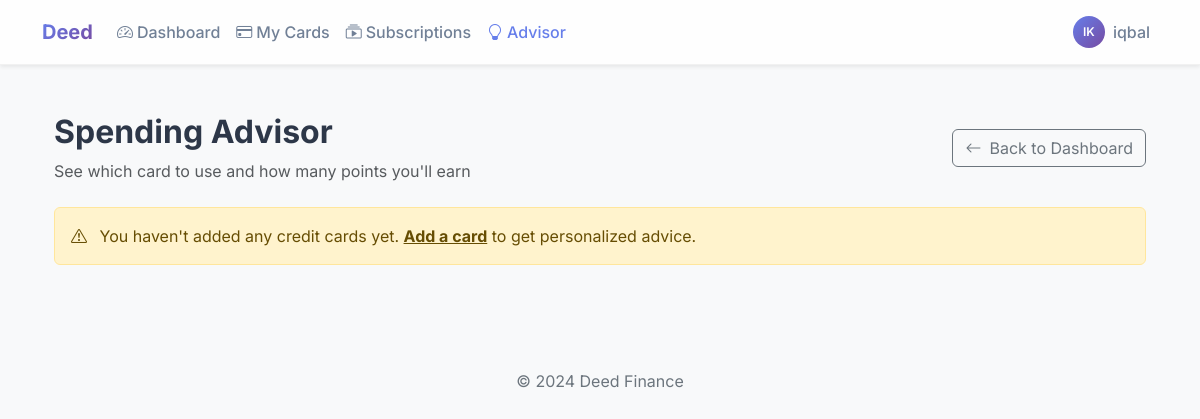
Screenshot of /advisor (signed in) with the database file from the repository.
### models.py (models this page shows)
class Client(Base, UserMixin):
    __tablename__ = "Client"
    id = Column(Integer, primary_key=True)
    first_name = Column(String(100))
    surname = Column(String(100))
    email = Column(String(100), unique=True)
    password = Column(String(200))
    created_at = Column(DateTime, default=datetime.utcnow)
    is_verified = Column(Boolean, default=False)
    verification_code = Column(String(6), nullable=True)
    code_expires_at = Column(DateTime, nullable=True)
    user_cards = relationship("UserCard", back_populates="client", cascade="all, delete-orphan")
    user_subscriptions = relationship("UserSubscription", back_populates="client", cascade="all, delete-orphan")

### app.py (the view)
@app.route("/advisor")
@login_required
def advisor():
    user_id = current_user.id
    with Session() as session:
        user_cards = session.query(UserCard).filter_by(client_id=user_id).all()
        categories = session.query(SpendingCategory).all()
        user_subs = session.query(UserSubscription).filter_by(
            client_id=user_id,
            is_active=True
        ).all()
        return render_template(
            "advisor.html",
            user_cards=user_cards,
            categories=categories,
            user_subs=user_subs
        )

### app.py (called while the page is built)
@login_manager.user_loader
def load_user(user_id):
    with Session() as session:
        return session.get(Client, int(user_id))

### templates/advisor.html (shortened to what this page needs)
{% extends "base.html" %}
{% block content %}
<div class="container py-4 animate-fade-in">
    <div class="d-flex justify-content-between align-items-center mb-4">
        <div>
            <h1 class="h2 fw-bold">Spending Advisor</h1>
            <p class="text-muted mb-0">See which card to use and how many points you'll earn</p>
        </div>
        <a href="{{ url_for('dashboard') }}" class="btn btn-outline-secondary">
            <i class="bi bi-arrow-left me-2"></i>Back to Dashboard
        </a>
    </div>
    {% if not user_cards %}
    <div class="alert alert-warning">
        <i class="bi bi-exclamation-triangle me-2"></i>
        You haven't added any credit cards yet.
        <a href="{{ url_for('my_cards') }}" class="alert-link">Add a card</a> to get personalized advice.
    </div>
    {% endif %}
</div>
{% endblock %}

### templates/navbar.html (shortened to what this page needs)
<nav class="navbar navbar-expand-lg bg-white shadow-sm sticky-top">
  <div class="container">
    <a class="navbar-brand fw-bold" href="{{ url_for('index') }}">
      <span
        style="background: linear-gradient(135deg, #667eea 0%, #764ba2 100%); -webkit-background-clip: text; -webkit-text-fill-color: transparent;">
        Deed
      </span>
    </a>
    <div class="collapse navbar-collapse" id="navbarNav">
      <ul class="navbar-nav me-auto mb-2 mb-lg-0">
        {% if current_user.is_authenticated %}
        <li class="nav-item">
          <a class="nav-link{% if request.endpoint == 'dashboard' %} active{% endif %}"
            href="{{ url_for('dashboard') }}">
            <i class="bi bi-speedometer2 me-1"></i>Dashboard
          </a>
        </li>
        <li class="nav-item">
          <a class="nav-link{% if request.endpoint == 'my_cards' %} active{% endif %}" href="{{ url_for('my_cards') }}">
            <i class="bi bi-credit-card me-1"></i>My Cards
          </a>
        </li>
        <li class="nav-item">
          <a class="nav-link{% if request.endpoint == 'my_subscriptions' %} active{% endif %}"
            href="{{ url_for('my_subscriptions') }}">
            <i class="bi bi-collection-play me-1"></i>Subscriptions
          </a>
        </li>
        <li class="nav-item">
          <a class="nav-link{% if request.endpoint == 'advisor' %} active{% endif %}" href="{{ url_for('advisor') }}">
            <i class="bi bi-lightbulb me-1"></i>Advisor
          </a>
        </li>
        {% else %}
        <li class="nav-item">
          <a class="nav-link{% if request.endpoint == 'index' %} active{% endif %}" href="{{ url_for('index') }}">
            Home
          </a>
        </li>
        {% endif %}
      </ul>
      <ul class="navbar-nav">
        {% if current_user.is_authenticated %}
        <li class="nav-item dropdown">
          <a class="nav-link dropdown-toggle d-flex align-items-center" href="#" role="button" data-bs-toggle="dropdown"
            aria-expanded="false">
            <div class="user-avatar me-2">
              {{ current_user.first_name[0] }}{{ current_user.surname[0] }}
            </div>
            <span class="d-none d-md-inline">{{ current_user.first_name }}</span>
          </a>
        </li>
        {% endif %}
      </ul>
    </div>
  </div>
</nav>

### static/css/style.css (style rules this page uses)
:root { --primary-gradient: linear-gradient(135deg, #667eea 0%, #764ba2 100%); --secondary-gradient: linear-gradient(135deg, #f093fb 0%, #f5576c 100%); --success-gradient: linear-gradient(135deg, #4facfe 0%, #00f2fe 100%); --card-bg: #ffffff; --bg-color: #f8f9fa; --text-main: #2d3748; --text-muted: #718096; --shadow-sm: 0 2px 4px rgba(0,0,0,0.05); --shadow-md: 0 4px 6px rgba(0,0,0,0.07); --shadow-lg: 0 10px 15px rgba(0,0,0,0.1); --shadow-hover: 0 20px 25px -5px rgba(0, 0, 0, 0.1), 0 10px 10px -5px rgba(0, 0, 0, 0.04); }
body { font-family: 'Inter', sans-serif; background-color: var(--bg-color); color: var(--text-main); -webkit-font-smoothing: antialiased; }
.animate-fade-in { animation: fadeInUp 0.6s ease-out forwards; }
.navbar { background: rgba(255, 255, 255, 0.8) !important; backdrop-filter: blur(10px); border-bottom: 1px solid rgba(0,0,0,0.05); }
.nav-link { font-weight: 500; color: var(--text-muted) !important; transition: color 0.2s; }
.nav-link:hover, .nav-link.active { color: #667eea !important; }

### templates/navbar.html (style rules this page uses)
.user-avatar { width: 32px; height: 32px; border-radius: 50%; background: linear-gradient(135deg, #667eea 0%, #764ba2 100%); color: white; font-size: 12px; font-weight: 600; display: flex; align-items: center; justify-content: center; text-transform: uppercase; }
.navbar .dropdown-toggle::after { display: none; }

### rows the page displays
Client: first_name "I", surname "K", first_name "iqbal"
